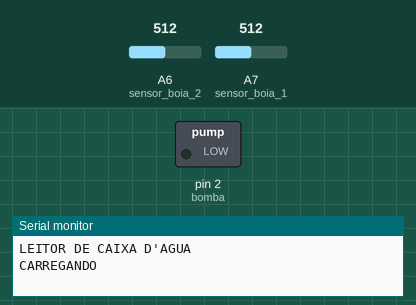
Bench run of a sketch on a simulated Arduino Nano, built with avr-gcc and run on an emulated ATmega328P. Parts: switched loads named in the sketch (green lamp = pin HIGH), the last lines printed to the serial monitor. The test bench sets the inputs (shaded band); at power-on: A6 (sensor_boia_2) = 512, A7 (sensor_boia_1) = 512.

Above: at 2.2 s.
2.3 s: A6 (sensor_boia_2) set to 105
At 3.7 s:
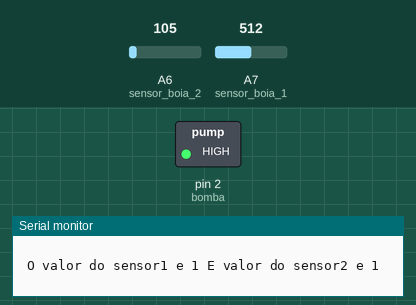
5.3 s: A6 (sensor_boia_2) set to 95
10.6 s: A7 (sensor_boia_1) set to 107
13.6 s: A7 (sensor_boia_1) set to 95
At 15.6 s:
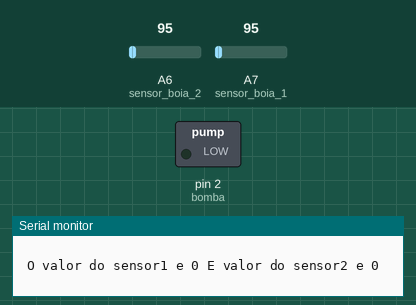
Timing chart, 0 to 17.1 s (numbered marks = the images above; inputs shaded):
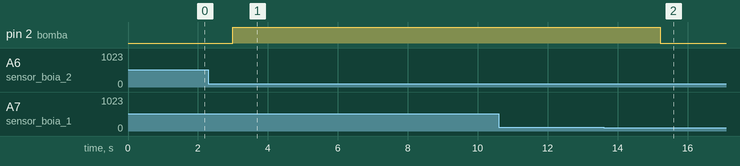

Measured:
- the behaviour switches between 100 and 99 on A7 (sensor_boia_1) (found by bisection; images 1 and 2)
- after the input at 13.6 s, pin 2 (bomba): HIGH → LOW after 1.6 s

The sketch:

tanque_da_alegria2.ino
```cpp
#define sensor_boia_1 A7
#define sensor_boia_2 A6
#define bomba 2

int controle;

int sensor1;
int sensor2;
void setup() {
  // put your setup code here, to run once:
pinMode(sensor_boia_1,INPUT_PULLUP);
pinMode(sensor_boia_2,INPUT_PULLUP);
pinMode(bomba, OUTPUT);
Serial.begin(9600);

Serial.println("LEITOR DE CAIXA D'AGUA");
Serial.println("CARREGANDO");
digitalWrite(bomba, LOW);
delay(1000);

}

void loop() {

delay(2000);

// faz as leituras maxima e minima das boias:
  int leitura_sens_Max=analogRead(sensor_boia_1);
  int leitura_sens_Min=analogRead(sensor_boia_2);
  //////////////////////////////////////////////////////////////////////////////////////////////////
  if(leitura_sens_Max<100){
    sensor1=0;
  }else{
    sensor1=1;
  }
  if(leitura_sens_Min<100){
    sensor2=0;
  }else{
    sensor2=1;
  }
  //////////////////////////////////////////////////////////////////////////////////////////////////
  if((sensor1==0)and(sensor2==0)){
    //tanque cheio
    Serial.println( "A CAIXA D'AGUA ESTA CHEIA.");
    digitalWrite(bomba, LOW);
  }

  if((sensor1==0)and(sensor2==1)){
    //erro
    Serial.println( "PROBLEMA EM UM DOS SENSORES");
    Serial.println( "LIGUE PARA ASSISTENCIA (83)3033-3391 ");
    digitalWrite(bomba, LOW);
  }

  if((sensor1==1)and(sensor2==0)){
    //leitura media
    Serial.println( "A CAIXA D'AGUA ESTA EM UM NIVEL INTERMEDIARIO.");
  }

  if((sensor1==1)and(sensor2==1)){
    //vazio
    Serial.println( "A CAIXA D'AGUA ESTA EM UM NIVEL CRITICO.");
    digitalWrite(bomba, HIGH);
  }

  Serial.println(" ");
  //Serial.print("Sensor maximo e ");
  //Serial.print(leitura_sens_Max);
  //Serial.print(" e Sensor minimo e ");
  //Serial.print(leitura_sens_Min);
  Serial.print(" O valor do sensor1 e ");
  Serial.print(sensor1);
  Serial.print(" E valor do sensor2 e ");
  Serial.println(sensor2);
  Serial.println(" ");
}
```
